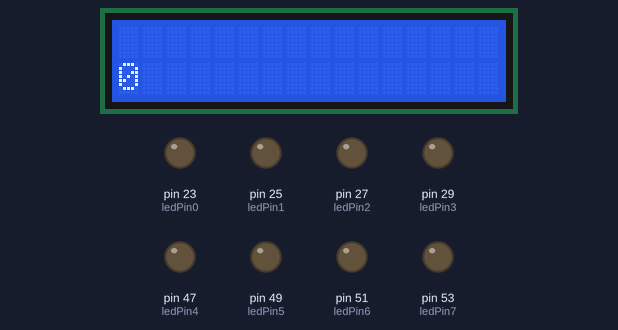
This sketch was run on a simulated Arduino Mega 2560, built with avr-gcc and run on an emulated ATmega2560. On the bench: 16×2 character LCD, output pins drawn as LEDs (lit = HIGH).

Above: at 0.1 s.
At 4.1 s:
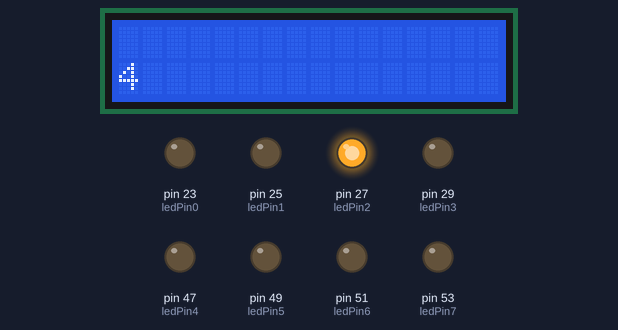
At 9.1 s:
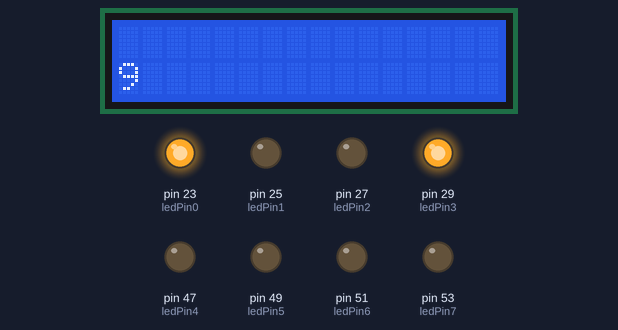
At 19.2 s:
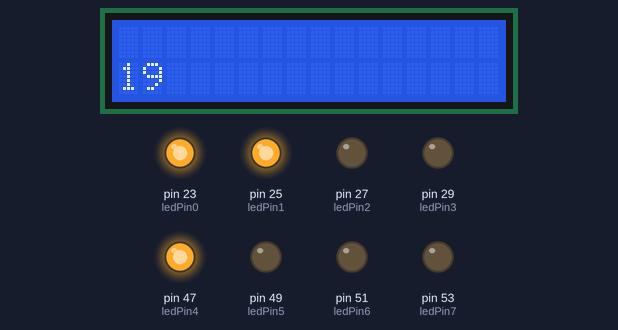
At 28.2 s:
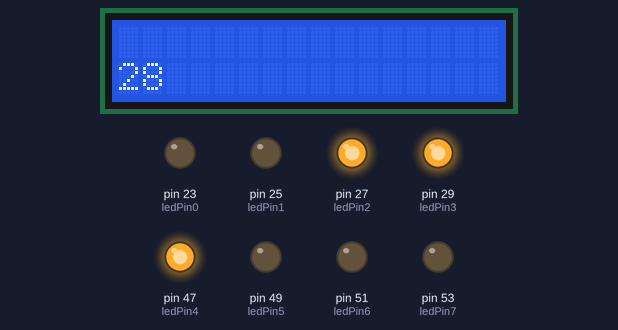
At 38.2 s:
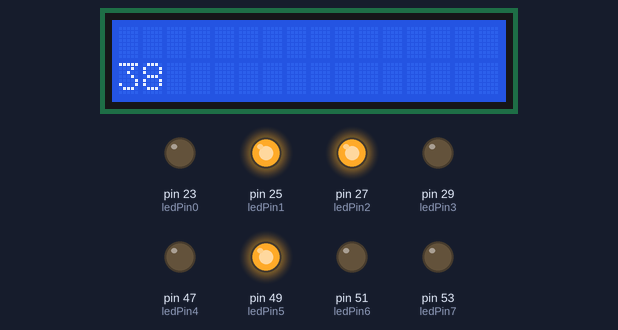
Timing chart, 0 to 40.0 s (numbered marks = the images above):
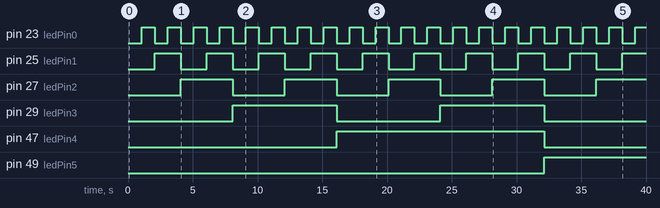

Measured:
- by itself, pin 23 (ledPin0): alternates HIGH for 1.0 s and LOW for 1.0 s
- by itself, pin 25 (ledPin1): alternates HIGH for 2.0 s and LOW for 2.0 s
- by itself, pin 27 (ledPin2): alternates HIGH for 4.0 s and LOW for 4.0 s
- by itself, pin 29 (ledPin3): alternates HIGH for 8.0 s and LOW for 8.0 s
- by itself, pin 47 (ledPin4): LOW → HIGH at 16.1 s, → LOW 16.0 s later
- by itself, pin 49 (ledPin5): LOW → HIGH at 32.1 s
- what the display in image 1 shows lasts 1.0 s, from 4.1 s to 5.1 s

The sketch:

binaryconverter.ino
```cpp
#include <LiquidCrystal.h>
LiquidCrystal lcd(8, 9, 4, 5, 6, 7);

const int ledPin7 =  53;
const int ledPin6 =  51;
const int ledPin5 =  49;
const int ledPin4 =  47;
const int ledPin3 =  29;
const int ledPin2 =  27;
const int ledPin1 =  25;
const int ledPin0 =  23;

const long interval = 1000;

int bit_pins[] = {23, 25, 27, 29, 47, 49, 51, 53};

byte number = 0;

bool check_bit(byte pos_bit, byte number){
  byte medidor = pow(pos_bit, 2);
  return ((number & medidor)>0);
}

void show_bits(byte number){
  for (byte i = 0; i < 8; i = i + 1) {
    if (bitRead(number,i)){
        digitalWrite(bit_pins[i], HIGH);
      }else{
        digitalWrite(bit_pins[i], LOW);
      }
    }
}

void setup() {
  pinMode(ledPin7, OUTPUT);
  pinMode(ledPin6, OUTPUT);
  pinMode(ledPin5, OUTPUT);
  pinMode(ledPin4, OUTPUT);
  pinMode(ledPin3, OUTPUT);
  pinMode(ledPin2, OUTPUT);
  pinMode(ledPin1, OUTPUT);
  pinMode(ledPin0, OUTPUT);
  lcd.begin(16, 2);
}

void loop() {
  show_bits(number);
  lcd.setCursor(0, 1);
  lcd.print(number);

  if (number>255){
    number = 253;
  }else{
    number = number + 1;
  }

  delay(interval);
  lcd.clear();
}
```
